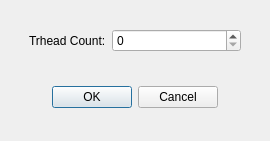
<?xml version="1.0" encoding="UTF-8"?>
<ui version="4.0">
 <class>Dialog</class>
 <widget class="QDialog" name="Dialog">
  <property name="geometry">
   <rect>
    <x>0</x>
    <y>0</y>
    <width>270</width>
    <height>141</height>
   </rect>
  </property>
  <property name="windowTitle">
   <string>Thread</string>
  </property>
  <layout class="QHBoxLayout" name="horizontalLayout">
   <item>
    <widget class="QWidget" name="mainWidget" native="true">
     <layout class="QVBoxLayout" name="verticalLayout">
      <item>
       <widget class="QWidget" name="inputWidget" native="true">
        <layout class="QFormLayout" name="formLayout">
         <item row="0" column="0">
          <widget class="QLabel" name="threadCountLabel">
           <property name="text">
            <string>Trhead Count:</string>
           </property>
          </widget>
         </item>
         <item row="0" column="1">
          <widget class="QSpinBox" name="threadSpinBox"/>
         </item>
        </layout>
       </widget>
      </item>
      <item>
       <widget class="QWidget" name="acceptableWidget" native="true">
        <layout class="QHBoxLayout" name="horizontalLayout_2">
         <item alignment="Qt::AlignHCenter|Qt::AlignVCenter">
          <widget class="QDialogButtonBox" name="buttonBox">
           <property name="standardButtons">
            <set>QDialogButtonBox::Cancel|QDialogButtonBox::Ok</set>
           </property>
          </widget>
         </item>
        </layout>
       </widget>
      </item>
     </layout>
    </widget>
   </item>
  </layout>
 </widget>
 <resources/>
 <connections/>
</ui>
